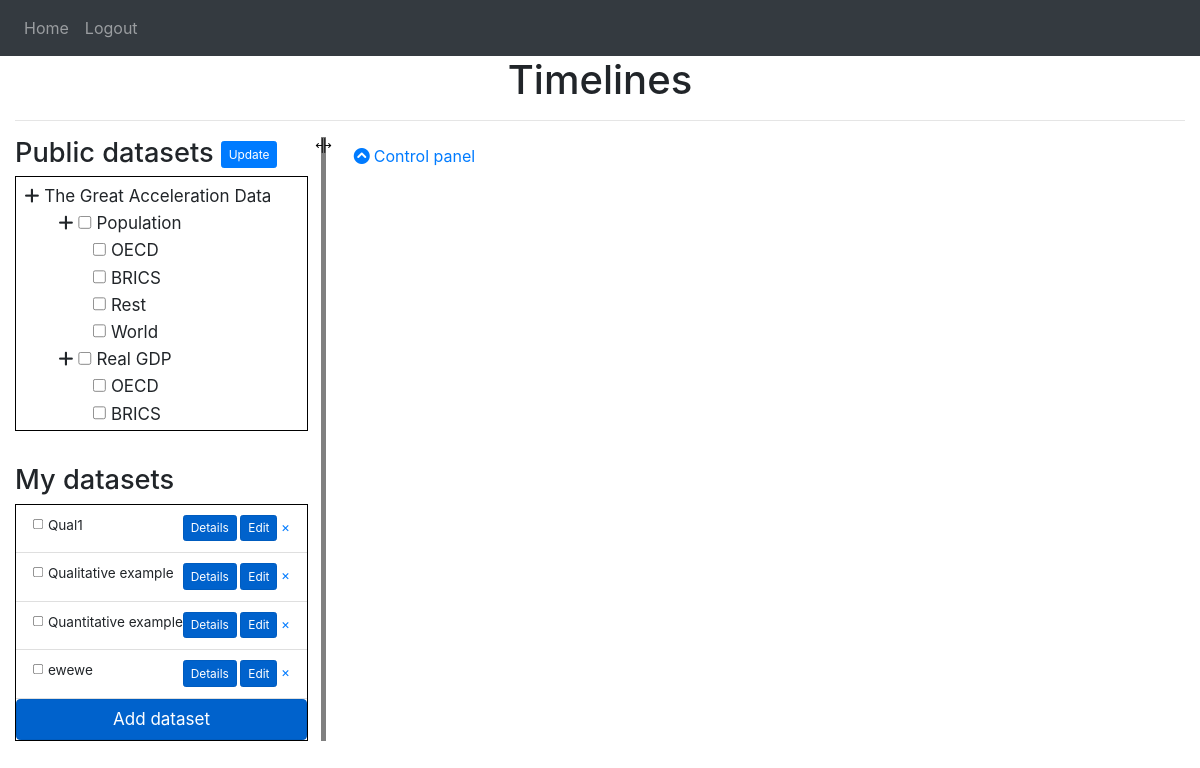
The page /home (signed in) on the database as committed earlier.
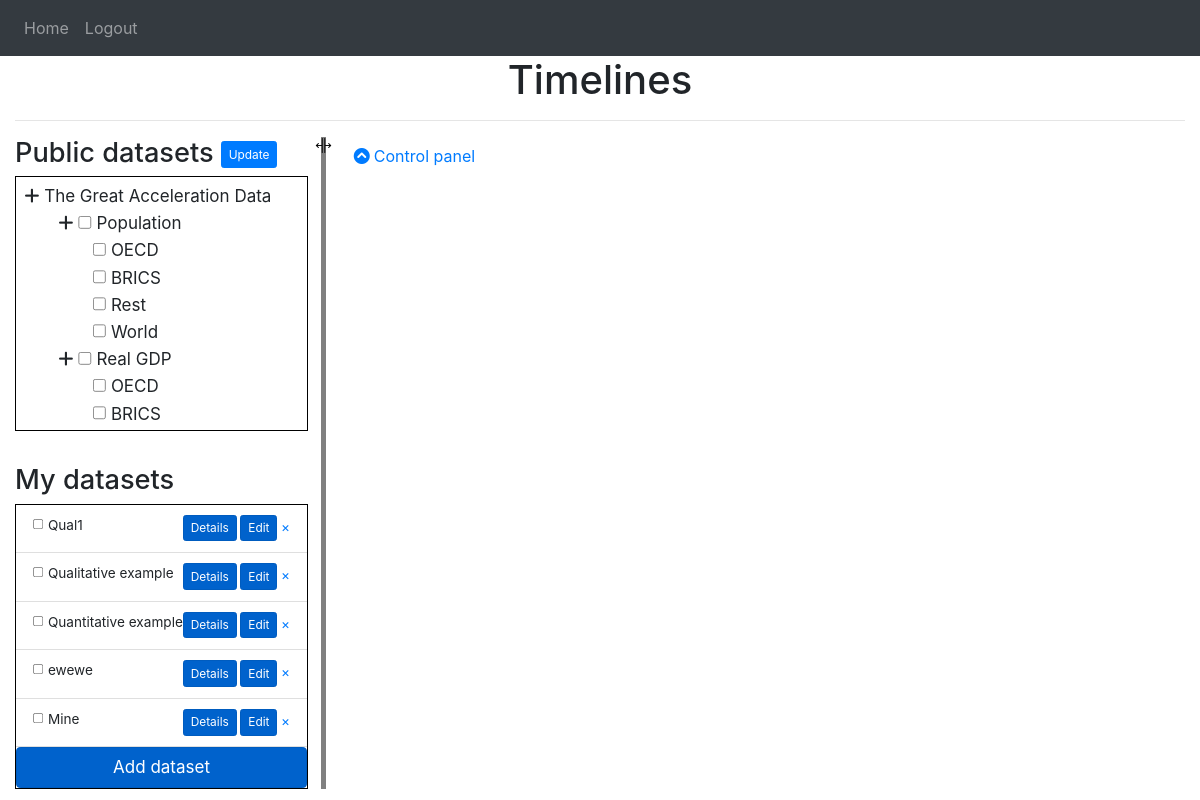
The same page on the database as committed later.
### website/models.py (models this page shows)
class DataSet(db.Model):
    id = db.Column(db.Integer, primary_key=True)
    id_predef = db.Column(db.Integer, unique=True, nullable=True)  # Unique if not null
    label = db.Column(db.String(LABEL_MAXLENGTH))   # For checkbox lists
    description = db.Column(db.String(DESCRIPTION_MAXLENGTH))
    time_values = db.Column(db.String(DATA_MAXLENGTH))
    data_values = db.Column(db.String(DATA_MAXLENGTH))
    data_is_qualitative = db.Column(db.Boolean, unique=False, default=False)
    data_scale = db.Column(db.Integer, nullable=True)  # Power of ten
    data_unit = db.Column(db.String(UNIT_MAXLENGTH))
    legend = db.Column(db.String(LABEL_MAXLENGTH))
    date = db.Column(db.DateTime(timezone=True), default=func.now())
    user_id = db.Column(db.Integer, db.ForeignKey('user.id'), nullable=True)  # null means predefined data

### website/views.py (the view)
@views.route('/home', methods=['GET'])
def home():
    return render_template("home.html", user=current_user)

### website/__init__.py (called while the page is built)
def create_app():
    app = Flask(__name__)  # __name__ is 'website'
    app.config['SECRET_KEY'] = '410d1f4eb7412ee625ed5a3562ec1cc6'
    app.config['SQLALCHEMY_DATABASE_URI'] = f'sqlite:///{DB_NAME}'
    app.config['SQLALCHEMY_TRACK_MODIFICATIONS'] = False
    db.init_app(app)
    from .views import views
    from .auth import auth
    app.register_blueprint(views, url_prefix='/')
    app.register_blueprint(auth, url_prefix='/')
    from .models import User
    create_database(app)
    login_manager = LoginManager()
    login_manager.login_view = 'auth.login'
    login_manager.init_app(app)
    @login_manager.user_loader
    def load_user(id):
        return User.query.get(int(id))
    return app

### website/templates/home.html (shortened to what this page needs)
{% extends "base.html" %}
{% block content %}
<h1 align="center">Timelines</h1>
<hr />
<div class="container-fluid">
  <div class="row">
    <div class="resizable_e" id="left-column">
      <h2>Public datasets
        {% if user.email == "markusrobertjonsson@gmail.com" %}
          <a href="{{ url_for('views.update_predef') }}" class="btn btn-primary btn-sm" role="button" aria-pressed="true">Update</a>
        {% endif %}
      </h2>
        <div id="treeview_container" class="hummingbird-treeview" style="height: 300px; overflow-y: scroll; border:1px solid black;">
          <ul id="treeview" class="hummingbird-base">
            <li data-id="0">
              <i class="fa fa-plus"></i>
              <label>
                The Great Acceleration Data
              </label>
              <ul>
                {% set cnt = [1] %}
                {% for g in ["Population", "Real GDP", "FDI", "Urban population", "Fertilizer consumption",
                             "Large dams", "Water use", "Paper production", "Transportation", "Telecommunications"] %}
                  <li data-id="1">
                    <i class="fa fa-plus"></i>
                    <label>
                      <input id="xnode-0-1" data-id="custom-0-1" type="checkbox" /> {{g}}
                    </label>
                    <ul>
                      {% for gg in ["OECD", "BRICS", "Rest", "World"] %}
                        <li>
                          <label>
                            <input class="hummingbird-end-node" id={{'predef' ~ cnt[0]|string}} type="checkbox" /> {{gg}}
                          </label>
                        </li>
                      {% endfor %}
                    </ul>
                  </li>
                {% endfor %}
              </ul>
            </li>
          </ul>
        </div>
      <h2><br>My datasets</h2>
      {% if user.is_authenticated %}
      <div style="border:1px solid black;">
        <ul class="my_datasets_list list-group list-group-flush overflow-auto" id="datasets">
          {% for dataset in user.datasets %}
          <li class="list-group-item">
            <input type="checkbox" id="{{dataset.id}}" name="{{dataset.id}}" value="{{dataset.id}}" class="my_datasets_checkbox">
            <label for="{{dataset.id}}"> {{ dataset.label }} </label>
            <div class="float-right">
              <a href="{{ url_for('views.view_dataset', id=dataset.id) }}" class="btn btn-primary btn-sm active" role="button" aria-pressed="true">Details</a>
              <a href="{{ url_for('views.update_dataset', id=dataset.id) }}" class="btn btn-primary btn-sm active" role="button" aria-pressed="true">Edit</a>
              <a href="/delete/{{dataset.id}}">&times;</a>
            </div>
          </li>
          {% endfor %}
        </ul>
        <a href="{{ url_for('views.add') }}" class="btn btn-primary btn-lg btn-block active" role="button" aria-pressed="true">Add dataset</a>
      </div>
      {% else %}
      <a href="/login">Login</a> to be able to add your own datasets here.
      {% endif %}
    </div>
    <div class="col">
      <div class="row-md">
        <button class="btn btn-link" type="button" data-toggle="collapse" data-target="#control_panel" aria-expanded="true" aria-controls="control_panel">
          <i class="fa" aria-hidden="true">&nbsp;</i>Control panel
        </button>
      </div>
    </div>
  </div>
</div>
{% endblock %}

### website/templates/base.html (shortened to what this page needs)
<!DOCTYPE html>
<html>
  <head>
    <link rel="stylesheet"
        href="https://stackpath.bootstrapcdn.com/bootstrap/4.4.1/css/bootstrap.min.css"
 />
    <link rel="stylesheet"
        href="https://cdnjs.cloudflare.com/ajax/libs/font-awesome/6.0.0-beta2/css/all.min.css"
 />
    <link rel="stylesheet"
        href="https://cdn.jsdelivr.net/gh/hummingbird-dev/hummingbird-treeview@v3.0.0/hummingbird-treeview.css" />
    <link rel="stylesheet" type="text/css" href="https://cdnjs.cloudflare.com/ajax/libs/jqueryui/1.12.1/jquery-ui.css">
    <link rel="stylesheet"
          type="text/css"
          href="{{ url_for('static', filename='index.css') }}">
  </head>
  <body>
    <nav class="navbar navbar-expand-lg navbar-dark bg-dark">
      <div class="collapse navbar-collapse" id="navbar">
        <div class="navbar-nav">
          {% if user.is_authenticated %}
          <a class="nav-item nav-link" id="home" href="/">Home</a>
          <a class="nav-item nav-link" id="logout" href="/logout">Logout</a>
          {% else %}
          <a class="nav-item nav-link" id="login" href="/login">Login</a>
          <a class="nav-item nav-link" id="signUp" href="/sign-up">Sign Up</a>
          {% endif %}
        </div>
      </div>
    </nav>
    <div class="container-fluid">{% block content %} {% endblock %}</div>
  </body>
</html>

### website/static/index.css (style rules this page uses)
div#left-column { zoom: 0.85; }
ul.hummingbird-base { padding: 10px; }
div.resizable_e { padding-right: 15px; border-right: 6px solid gray; }
[data-toggle="collapse"] .fa:before { content: "\f139"; }
.hummingbird-treeview, .hummingbird-treeview * { list-style: none; font-size: 20px; line-height: 24px; }
.hummingbird-treeview input[type=checkbox] { width : 16px; height :16px; padding: 0px; margin: 0px; }

Rows that differ between the two databases and show on the page:
added DataSet: label "Mine"
